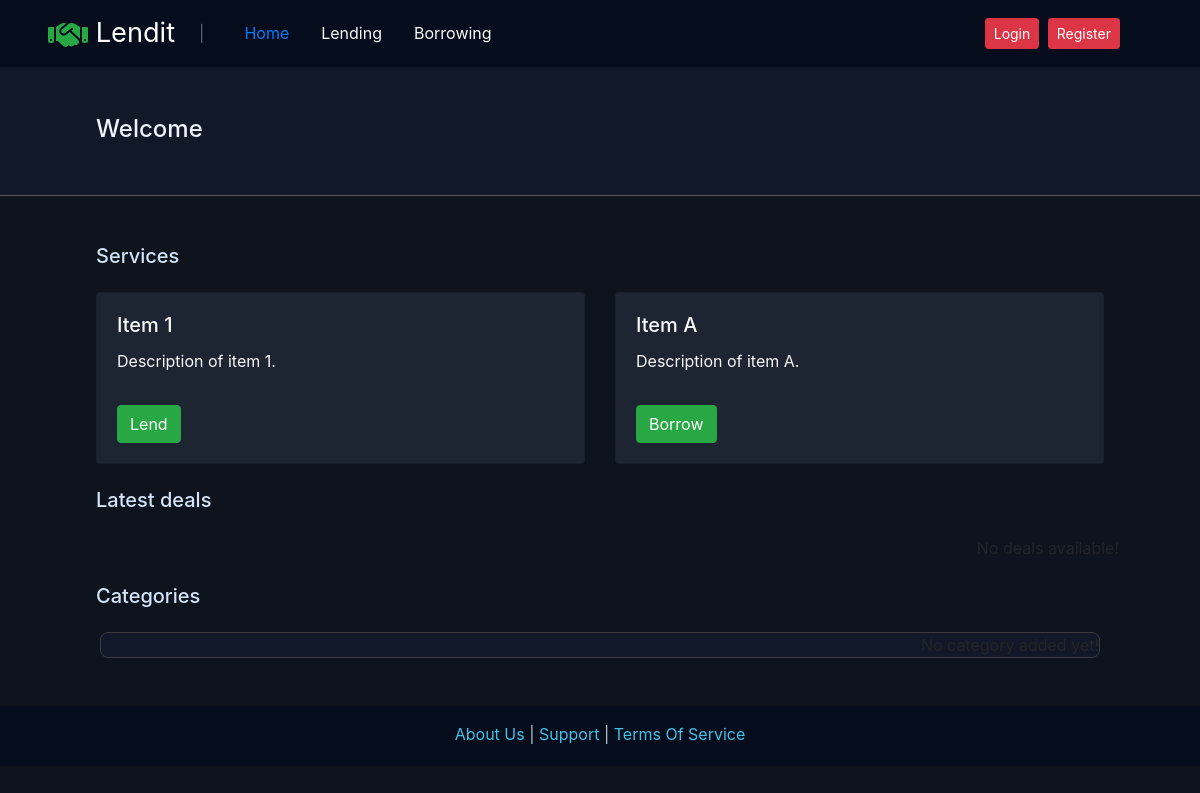
Before: / with the older database file.
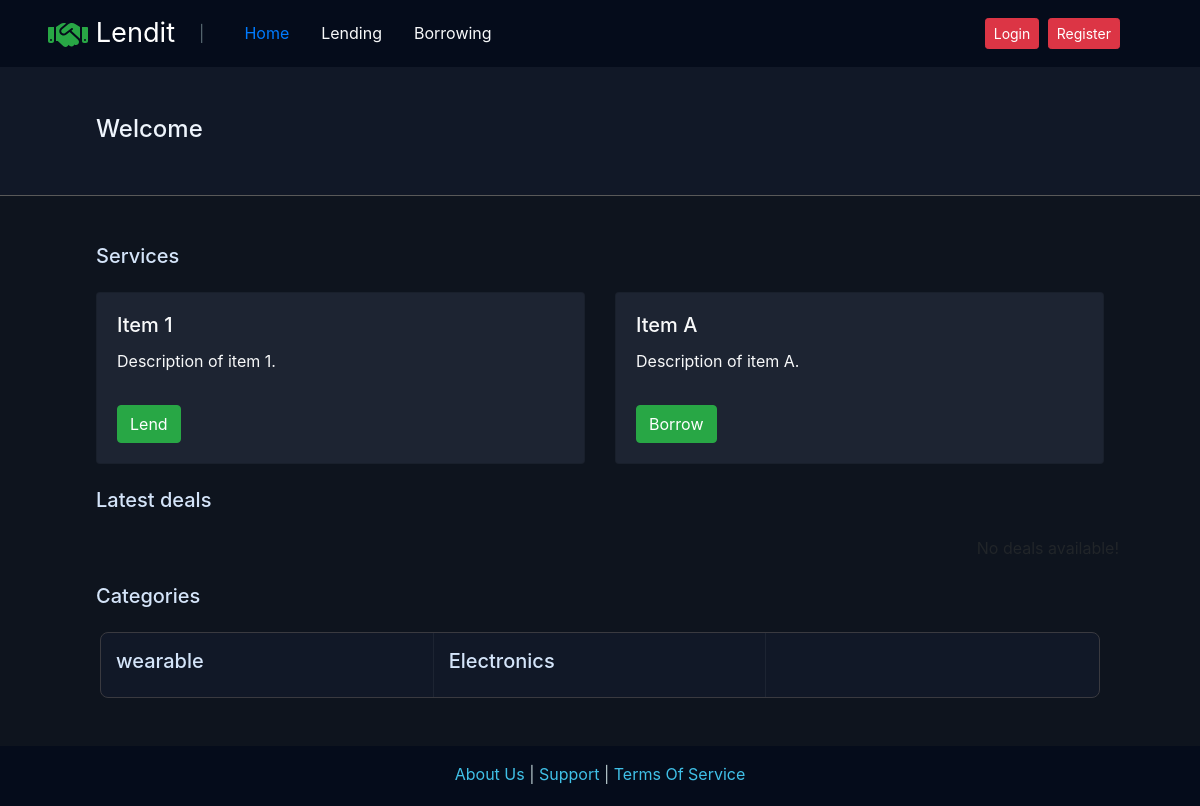
After: the same page with the newer database file.
### community/models.py (models this page shows)
class Offering(models.Model):
    lender = models.ForeignKey(User, on_delete=models.CASCADE, null=True)
    name = models.CharField(max_length=300)
    category = models.CharField(max_length=200)
    description = models.TextField(default='')
    price = models.IntegerField(default=0)
    image = models.ImageField(upload_to='offerings/images', null=True, blank=True)
    available = models.BooleanField(default=True)
    timeStamp = models.DateField(auto_now_add=True)
    feedback = models.IntegerField(default=0)

### lendIt/views.py (the view)
# urls.py: path('', views.index),
def index(request):
    demand_form = AskFor()
    offering_form = Offer()
    latest_ongoing_deals = Deal.objects.all()[0:6]
    categories = Offering.objects.values_list('category', flat=True).distinct()
    notifications = Notification.objects.filter(parent=request.user.id)
    return render(request, 'index.html', {"index_token": True, 'demand_form': demand_form, 'offering_form': offering_form, "deals": latest_ongoing_deals, 'categories': categories, 'notifications': notifications})

### lendIt/templates/index.html (shortened to what this page needs)
{% extends "base.html" %}
{% load static %}
{% block body %}
<header>
  <div class="mx-5 px-5">
    <h4 class="my-5" style="position: absolute; color: #eef4fc;">Welcome</4>
  </div>
</header>
<hr id="hr1">
<div class="mx-5 px-5 mt-5">
  <h5 class="my-4" style="color: #d4e4f9;">Services</h5>
  <div class="row">
    <div class="col-md-6">
      <div class="card text-light">
        <div class="card-body">
          <h5 class="card-title">Item 1</h5>
          <p class="card-text">Description of item 1.</p>
          <button type="button" class="btn btn-success mt-3" data-toggle="modal" data-target="#lendModal">
            Lend
          </button>
        </div>
      </div>
    </div>
    <div class="col-md-6">
      <div class="card text-light">
        <div class="card-body">
          <h5 class="card-title">Item A</h5>
          <p class="card-text">Description of item A.</p>
          <button type="button" class="btn btn-success mt-3" data-toggle="modal" data-target="#BorrowModal">
            Borrow
          </button>
        </div>
      </div>
    </div>
  </div>
  <h5 class="my-4" style="color: #d4e4f9;">Latest deals</h5>
  <div class="row">
  </div>
  <h5 class="my-4" style="color: #d4e4f9;">Categories</h5>
  <div class="row my-2 mx-1"
    style="background: #111827 !important; border: 1px solid #3a3a40 !important; border-radius: 0.5rem;">
    {% if categories|length  == 0 %}
      <p class="text-light" style="margin: auto; text-align: center;"></p>No category added yet!
    {% else %}
    {% for category in categories %}
    <div class="col-md-4 py-3 mx-0" style="color: #d4e4f9; border-right: 1px solid #1d2432;">
      <h5>{{category}}</h5>
    </div>
    {% endfor %}
    {% endif %}
  </div>
</div>
    {% endblock body %}

Changed rows visible on the page:
added Offering: category "wearable"
added Offering: category "Electronics"
